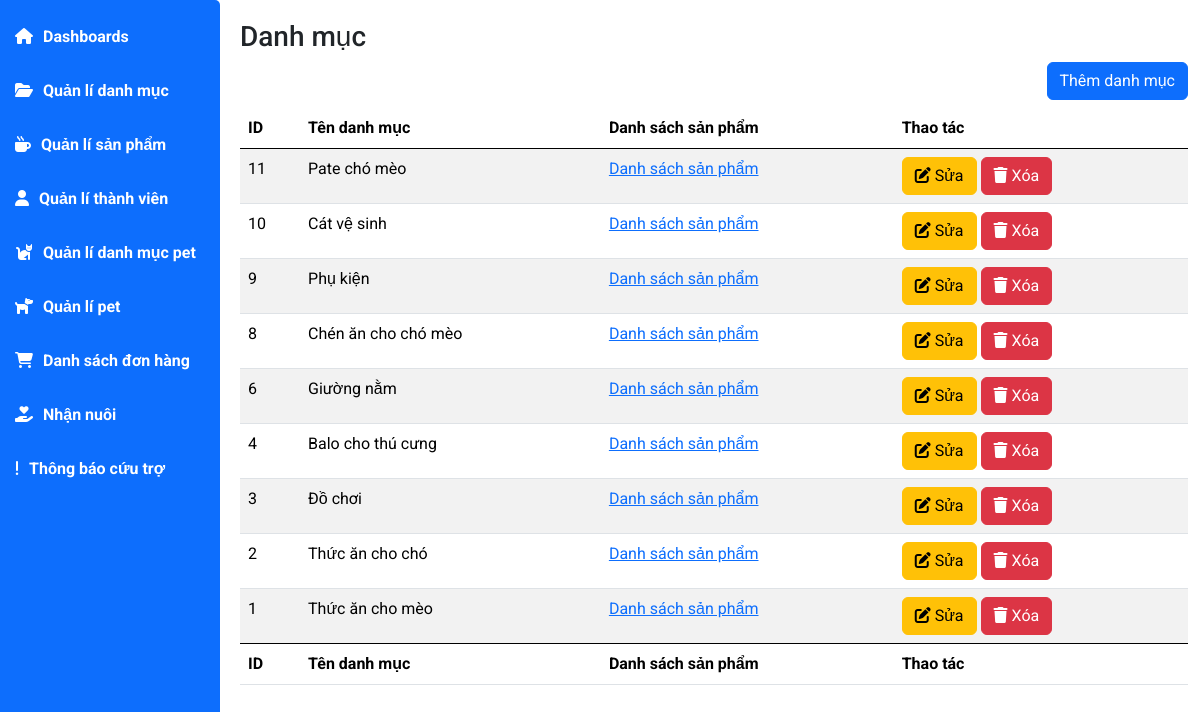
Screenshot of /admin/index.php?act=listdm with the database file from the repository.
### tables this page shows
CREATE TABLE `tbl_danhmuc_sp` (
  `idDanhMuc` int(11) NOT NULL,
  `tenDanhMuc` varchar(50) NOT NULL
);

### model/pdo.php (called while the page is built, shortened)
<?php
function pdo_get_connection(){
    $dburl = "mysql:host=localhost;dbname=dacs2;charset=utf8";
    $username = 'root';
    $password = '';
    $conn = new PDO($dburl, $username, $password);
    $conn->setAttribute(PDO::ATTR_ERRMODE, PDO::ERRMODE_EXCEPTION);
    return $conn;
}
function pdo_query($sql){
    $sql_args = array_slice(func_get_args(), 1);
    try{
        $conn = pdo_get_connection();
        $stmt = $conn->prepare($sql);
        $stmt->execute($sql_args);
        $rows = $stmt->fetchAll();
        return $rows;
    }
    catch(PDOException $e){
        throw $e;
    }
    finally{
        unset($conn);
    }
}

### model/danhmuc.php (called while the page is built, shortened)
<?php
function loadall_danhmuc(){
    $sql="SELECT * FROM tbl_danhmuc_sp ORDER BY idDanhMuc DESC";
    $listdanhmuc=pdo_query($sql);
    return $listdanhmuc;
}
?>

### admin/view/danhmuc/list.php (the view, shortened to what this page needs)
<div class="main-content">
                <h3 class="title-page">
                    Danh mục
                </h3>
                <div class="d-flex justify-content-end">
                    <a href="index.php?act=adddmform" class="btn btn-primary mb-2">Thêm danh mục</a>
                </div>
                <table id="example" class="table table-striped" style="width:100%">
                    <thead>
                        <tr>
                            <th>ID</th>
                            <th>Tên danh mục </th>
                            <th>Danh sách sản phẩm</th>
                            <th>Thao tác</th>
                        </tr>
                    </thead>
                    <tbody>
                        <?php
                            foreach ($listdanhmuc as $danhmuc) {
                                extract($danhmuc);
                                $suadm="index.php?act=suadm&id=".$idDanhMuc;
                                $xoadm="index.php?act=xoadm&id=".$idDanhMuc;
                                $dsspDM="index.php?act=dsspdm&iddm=".$idDanhMuc;
                                echo '<tr>
                                        <td>'.$idDanhMuc.'</td>
                                        <td>'.$tenDanhMuc.'</td>
                                        <td><a href="'.$dsspDM.'"> Danh sách sản phẩm </a></td>
                                        <td>
                                            <a href="'.$suadm.'" class="btn btn-warning"><i
                                                    class="fa-solid fa-pen-to-square"></i> Sửa</a>
                                            <a href="'.$xoadm.'" class="btn btn-danger"><i
                                                    class="fa-solid fa-trash"></i> Xóa</a>
                                        </td>
                                    </tr>';
                            }
                        ?>
                    </tbody>
                    <tfoot>
                        <tr>
                            <th>ID</th>
                            <th>Tên danh mục </th>
                            <th>Danh sách sản phẩm</th>
                            <th>Thao tác</th>
                        </tr>
                    </tfoot>
                </table>
            </div>
        </div>
    </div>

### admin/view/assets/css/main.css (style rules this page uses)
* { padding: 0; margin: 0; box-sizing: border-box; font-family: 'Roboto', sans-serif; }
body { background-color: #e6e6e6; }
.main-content { padding-left: 240px; padding-bottom: 20px; }
.main-content .title-page { padding-top: 20px; }

### rows the page displays
tbl_danhmuc_sp: idDanhMuc "11", tenDanhMuc "Pate chó mèo"
tbl_danhmuc_sp: idDanhMuc "10", tenDanhMuc "Cát vệ sinh"
tbl_danhmuc_sp: idDanhMuc "9", tenDanhMuc "Phụ kiện"
tbl_danhmuc_sp: idDanhMuc "8", tenDanhMuc "Chén ăn cho chó mèo"
tbl_danhmuc_sp: idDanhMuc "6", tenDanhMuc "Giường nằm"
tbl_danhmuc_sp: idDanhMuc "4", tenDanhMuc "Balo cho thú cưng"
tbl_danhmuc_sp: idDanhMuc "3", tenDanhMuc "Đồ chơi"
tbl_danhmuc_sp: idDanhMuc "2", tenDanhMuc "Thức ăn cho chó"
tbl_danhmuc_sp: idDanhMuc "1", tenDanhMuc "Thức ăn cho mèo"
